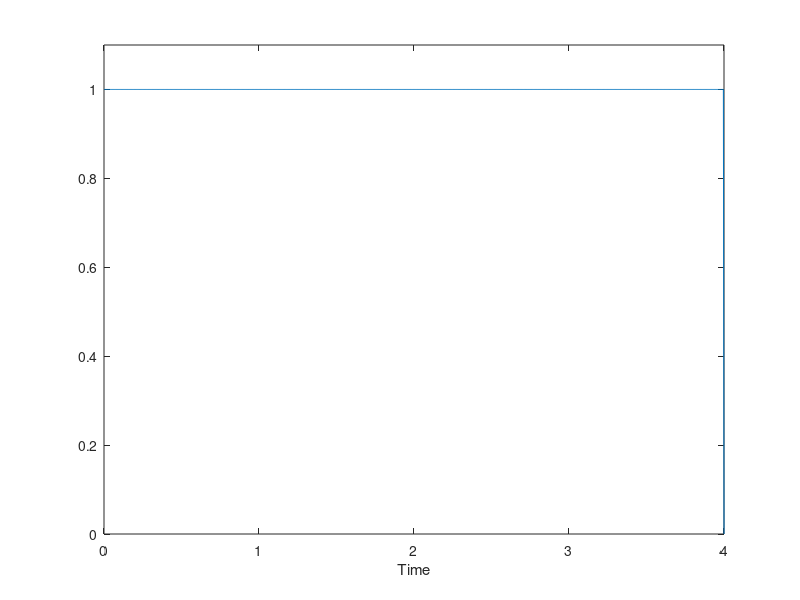

Write the MATLAB code that produced this figure.
t0 = 0;
t1 = 4;

t = linspace(t0, t1, 1000);

interval1 = t<t1;

b1 = interval1 .* 1;

plot(t, b1);
xlabel('Time');
ylim([0 1.1])
